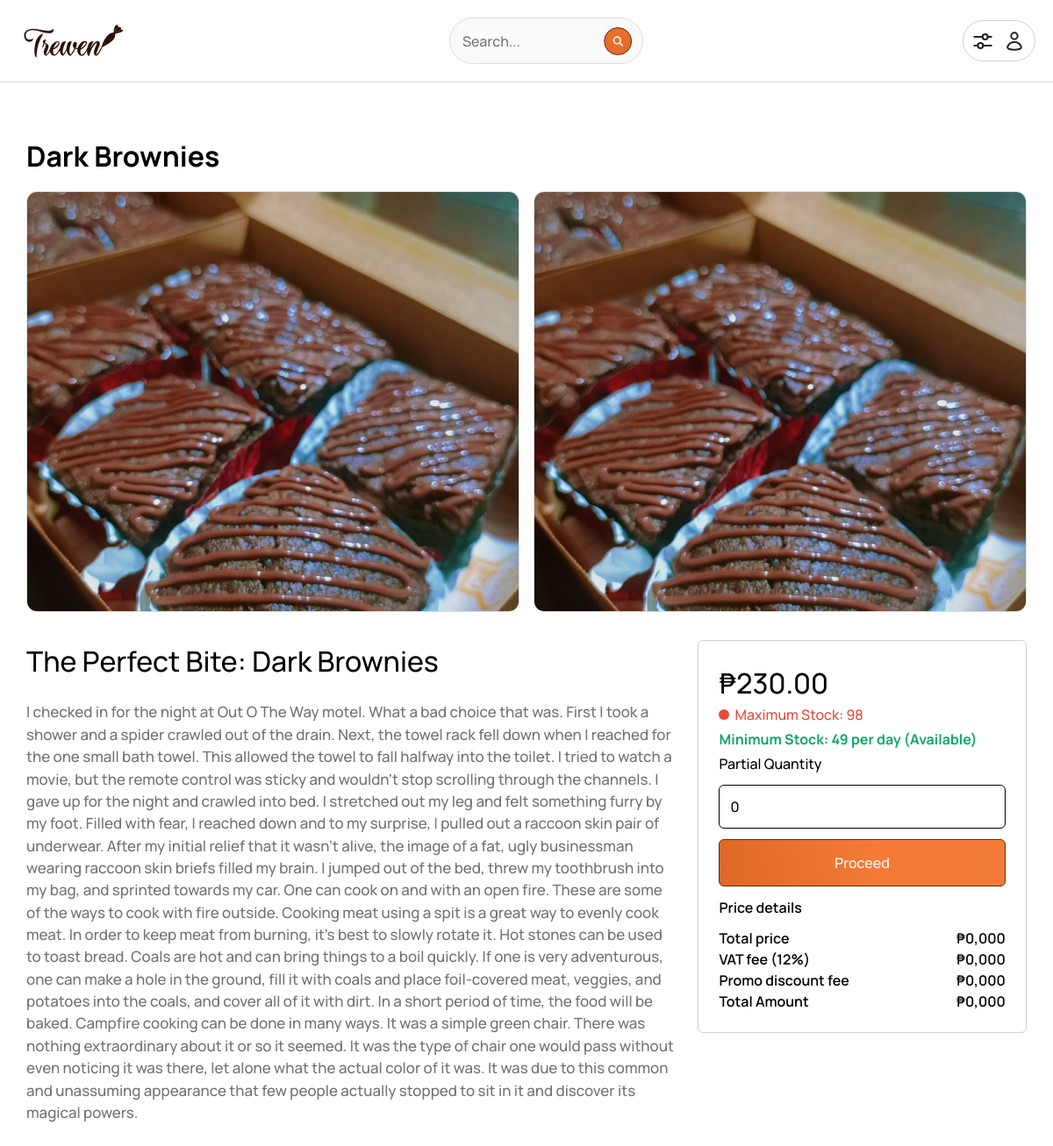
Page /views/product?id=5 on the committed database.
### tables this page shows
CREATE TABLE `treiven_products` (
  `trv_product_id` int(11) NOT NULL,
  `trv_category_id` int(11) DEFAULT NULL,
  `trv_product_name` varchar(255) DEFAULT NULL,
  `trv_product_info` varchar(4000) DEFAULT NULL,
  `trv_product_price` decimal(10,2) DEFAULT NULL,
  `trv_product_second_price` decimal(10,2) DEFAULT NULL,
  `trv_minimum_stock` int(11) DEFAULT NULL,
  `trv_product_qty_stock` enum('Yes','No') DEFAULT NULL,
  `trv_product_image` longblob DEFAULT NULL,
  `trv_category_name` enum('Brownies','Cakes','Cookies','Specials') DEFAULT NULL,
  `trv_maximum_stock` int(11) DEFAULT NULL
);

### views/product/index.php (the view, shortened to what this page needs)
<?php
$mysql_hostname = "localhost";
$mysql_username = "root";
$mysql_password = "";
$mysql_database = "im101-pastry";
$conn = mysqli_connect($mysql_hostname, $mysql_username, $mysql_password, $mysql_database);
if (isset($_GET['id']) && !empty($_GET['id'])) {
    $productId = $_GET['id'];
    $query = "SELECT * FROM treiven_products WHERE trv_product_id = $productId";
    $result = mysqli_query($conn, $query);
    if ($result && mysqli_num_rows($result) > 0) {
        $row = mysqli_fetch_assoc($result);
        $productName = $row['trv_product_name'];
        $productInfo = $row['trv_product_info'];
        $productPrice = $row['trv_product_price'];
        $productQty = $row['trv_minimum_stock'];
        $productMaxQty = $row['trv_maximum_stock'];
        $productImage = $row['trv_product_image'];
    } else {
        echo "basta error";
        exit;
    }
}
?>
<!DOCTYPE html>
<html lang="en">
<head>
    <link rel="stylesheet" href="../../views/modules/index.css" />
</head>
<body style="overflow: auto;">
    <header class="nav-container">
        <nav class="nav-wrapper">
            <div class="nav-logo">
                <a href="../../">
                    <img src="../../public/trieven.svg" alt="" />
                </a>
            </div>
            <div class="nav-search">
                <input type="text" id="search-input" maxlength="60" placeholder="Search..." disabled>
                <button type="submit">
                </button>
            </div>
            <div class="right-side-wrapper">
                <div class="modal-info">
                </div>
                <div class="auth-user-options">
                </div>
            </div>
        </nav>
    </header>
    <main class="product-container">
        <div class="product-wrapper">
            <div class="product-header">
                <div class="product-title">
                    <h1><?php echo $productName; ?></h1>
                </div>
                <a href="./img-view/?id=<?php echo $productId; ?>" class="product-portrait">
                    <div class="node-one">
                        <img src="../../views/adminpanel/pages/uploads/<?php echo $productImage; ?>" alt="<?php echo $productName; ?>">
                    </div>
                    <div class="node-two">
                        <img src="../../views/adminpanel/pages/uploads/<?php echo $productImage; ?>" alt="<?php echo $productName; ?>">
                    </div>
                </a>
            </div>
            <div class="product-grid-column">
                <div class="product-description">
                    <span>The Perfect Bite: <?php echo $productName; ?></span>
                    <p><?php echo $productInfo; ?></p>
                </div>
                <div class="product-option">
                    <div class="product-first-column">
                        <div class="product-price">
                            <span class="pricey">₱<?php echo $productPrice; ?></span>
                            <div class="product-status">
                                <?php if ($productMaxQty == 20) : ?>
                                    <div style="background: #e6183f;" class="just-circle"></div>
                                    <span style="color: #e6183f; font-weight: bolder;">Maximum Stock: <?php echo $productMaxQty; ?> (Only a few left...)</span>
                                <?php elseif ($productMaxQty == 0) : ?>
                                    <div style="background: #e6183f;" class="just-circle"></div>
                                    <span style="color: #000; font-weight: bolder; text-decoration: underline;">Maximum Stock: <?php echo $productMaxQty; ?> (Out of stock)</span>
                                <?php else : ?>
                                    <div class="just-circle"></div>
                                    <span>Maximum Stock: <?php echo $productMaxQty; ?></span>
                                <?php endif; ?>
                            </div>
                            <div class="product-status">
                                <?php if ($productMaxQty == 0) : ?>
                                    <span style="color: #0fa968; font-weight: bolder;">Minimum Stock: <?php echo $productQty; ?> per day (Out of stock)</span>
                                <?php else : ?>
                                    <span style="color: #0fa968; font-weight: bolder;">Minimum Stock: <?php echo $productQty; ?> per day (Available)</span>
                                <?php endif; ?>
                            </div>
                        </div>
                        <div class="quantity-input">
                            <label>Partial Quantity</label>
                            <input type="number" class="quantity" id="quantity" name="quantity" value="0" min="0">
                        </div>
                        <button class="add-to-cart">Proceed</button>
                    </div>
                    <div class="product-last-column">
                        <span class="last-header">Price details</span>
                        <div class="total-price">
                            <span>Total price</span>
                            <span>₱0,000</span>
                        </div>
                        <div class="total-price">
                            <span>VAT fee (12%)</span>
                            <span>₱0,000</span>
                        </div>
                        <div class="total-price">
                            <span>Promo discount fee</span>
                            <span>₱0,000</span>
                        </div>
                        <div class="total-price">
                            <span>Total Amount</span>
                            <span>₱0,000</span>
                        </div>
                    </div>
                </div>
            </div>
        </div>
    </main>
</body>
</html>

### views/modules/index.css (style rules this page uses)
* { margin: 0; }
*, *::before, *::after { box-sizing: border-box; }
html, body { isolation: isolate; height: 100%; }
body { line-height: 1.5; -webkit-font-smoothing: antialiased; font-family: "Manrope", sans-serif; font-weight: 500; }
a, button { text-decoration: none; cursor: pointer; }
img, picture, video, canvas, svg { display: block; max-width: 100%; }
input, button, textarea, select { font: inherit; }
p, h1, h2, h3, h4, h5, h6 { overflow-wrap: break-word; }

### views/modules/bundles/Navbar.module.css (style rules this page uses)
.nav-container { position: sticky; top: 0; left: 0; width: 100%; border-bottom: 1px solid #ddd; background: #fff; padding: 1.257em; backdrop-filter: blur(8px); z-index: 90; }
.nav-wrapper { display: flex; align-items: center; justify-content: space-between; margin: 0 auto; max-width: 1366px; position: relative; }
.nav-logo, .nav-link-wrapper { user-select: none; }
.nav-logo img { width: 128px; }
.right-side-wrapper { border: 1px solid #cfcfcf; border-radius: 999px; padding: 0.657em; display: flex; align-items: center; cursor: pointer; user-select: none; }
.right-side-wrapper svg { width: 24px; }
.modal-info:first-of-type { margin-right: 12px; }
.nav-search { position: relative; }
.nav-search input[type="text"] { padding: 0.85em; border: 1px solid #dddddd; border-radius: 54px; width: 100%; z-index: 60; cursor: pointer; user-select: none; }
.nav-search button { position: absolute; top: 50%; right: 0px; transform: translate(-40%, -50%); border-radius: 100%; border: 1px solid #622a0b; padding: 0.5em; appearance: none; outline: none; background: linear-gradient(190deg, #f47b37 -168.14%, #cc5817 425.2%); }
.nav-search svg { width: 14px; }

### views/modules/bundles/Product.module.css (style rules this page uses)
.product-container { padding: 3.75em 0; }
.product-wrapper { display: block; margin: 0 auto; max-width: 1140px; }
.product-header { display: inline-flex; justify-content: flex-start; flex-direction: column; width: 100%; }
.product-portrait { display: grid; grid-template-columns: repeat(2, 1fr); gap: 16px; height: 480px; }
.node-one, .node-two { border: 1px solid #ddd; border-radius: 12px; overflow: hidden; }
.product-portrait img { width: 100%; height: 100%; object-fit: cover; }
.product-portrait img:first-of-type { margin-bottom: 8px; }
.product-title { margin-bottom: 16px; }
.product-grid-column { padding-top: 2em; display: flex; align-items: start; justify-content: space-between; flex-direction: row; }
.product-description { max-width: 740px; word-break: normal; margin-right: 1.575em; }
.product-description span { display: block; font-size: 2em; margin-bottom: 0.657em; }
.product-description p { font-size: 1.057em; color: #727272; margin-bottom: 0.457em; }
.product-option { position: sticky; top: 24px; left: 0; user-select: none; padding: 1.457em; width: 100%; background: #fff; border: 1px solid #CFCFCF; border-radius: 6px; }
.product-price { display: flex; align-items: flex-start; flex-direction: column; }
.pricey { font-size: 2em; margin-right: 6px; }
.product-status { display: inline-flex; align-items: center; margin-bottom: 0.257em; }
.just-circle { width: 12px; height: 12px; background: #E54C38; border-radius: 999px; margin-right: 6px; }
.product-status span { color: #E54C38; }
.quantity-input { display: flex; flex-direction: column; margin-bottom: 0.757em; }
.quantity-input label { margin-bottom: 0.757em; }
.quantity-input input { width: 100%; padding: 0.757em; border-radius: 6px; outline: none; border: 1px solid #000; }
.add-to-cart { width: 100%; background: linear-gradient(256deg, #F47B37 44.85%, #CC5817 145.26%); border: 1px solid #622A0B; border-radius: 6px; color: #fff; padding: 0.857em; margin-top: 0em; margin-bottom: 0.757em; transition: all 0.2s ease; }
.product-last-column { font-weight: 600; }
.total-price { display: flex; justify-content: space-between; }
.last-header { display: block; margin-bottom: 0.67em; }

### rows in the picture
treiven_products: trv_product_name "Dark Brownies", trv_product_image (picture), trv_product_info "I checked in for the night at Out O The Way motel. What a bad choice that was. First I took a shower and a spider crawled out of the drain. Next, the towel rack fell down when I reached for the one small bath towel. This allowed the towel to fall halfway into the toilet. I tried to watch a movie, but the remote control was sticky and wouldn’t stop scrolling through the channels. I gave up for the night and crawled into bed. I stretched out my leg and felt something furry by my foot. Filled with fear, I reached down and to my surprise, I pulled out a raccoon skin pair of underwear. After my initial relief that it wasn’t alive, the image of a fat, ugly businessman wearing raccoon skin briefs…", trv_product_price "230.00", trv_maximum_stock "98", trv_minimum_stock "49"
